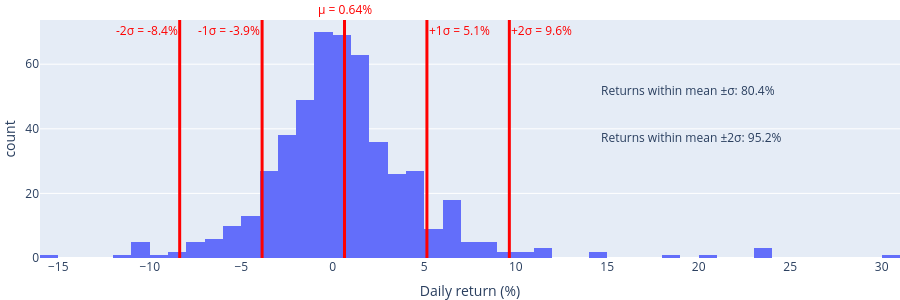

Notebook code for this chart:
### Markdown cell above
## Historical daily-return distribution

The sample mean estimates average daily return over this historical window.

The proportions within one and two standard deviations are measured directly
from the data.

### Code cell
μ, std = returns.mean(), returns.std()
fig = px.histogram(x=returns, nbins=50, width=900, height=300, labels={"x": "Daily return (%)"}).update_layout(margin=dict(l=5, r=00, t=20, b=10))
fig.add_vline(
    x=μ, line_color="red", line_width=3,
    annotation_text=f"μ = {μ:.2f}%",
    annotation_position="top",
    annotation_font_color="red"
)
fig.add_annotation(
    x=0.65, y=0.75, xref="paper", yref="paper",
    text=f"Returns within mean ±σ: {returns.between(μ - std, μ + std).mean():.1%}",
    showarrow=False, xanchor="left", yanchor="top"
)
fig.add_annotation(
    x=0.65, y=0.55, xref="paper", yref="paper",
    text=f"Returns within mean ±2σ: {returns.between(μ - 2*std, μ + 2*std).mean():.1%}",
    showarrow=False, xanchor="left", yanchor="top"
)
for n in (1, 2):
    for s in (+std, -std):
        fig.add_vline(
            x=μ + n*s, line_color="red", line_width=3,
            annotation_text=f"{'+' if s > 0 else '-'}{n}σ = {(μ + n*s):.1f}%",
            annotation_position=f"top {"right" if s > 0 else "left"}",
            annotation_font_color="red")
fig.show()
print(f"{returns.between(μ - std, μ + std).mean():.1%}")

### Figure 1 — Plotly figure (JSON) as saved in the notebook; plotly's stock layout.template omitted (floating-point values rounded to 4 significant figures; data arrays with more than 128 entries replaced by an {"elided": "..."} marker saying what was removed)
{"data": [{"bingroup": "x", "hovertemplate": "Daily return (%)=%{x}<br>count=%{y}<extra></extra>", "legendgroup": "", "marker": {"color": "#636efa", "pattern": {"shape": ""}}, "name": "", "nbinsx": 50, "orientation": "v", "showlegend": false, "type": "histogram", "x": {"elided": "501 float values"}, "xaxis": "x", "yaxis": "y"}], "layout": {"annotations": [{"font": {"color": "red"}, "showarrow": false, "text": "μ = 0.64%", "x": 0.6417, "xanchor": "center", "xref": "x", "y": 1, "yanchor": "bottom", "yref": "y domain"}, {"showarrow": false, "text": "Returns within mean ±σ: 80.4%", "x": 0.65, "xanchor": "left", "xref": "paper", "y": 0.75, "yanchor": "top", "yref": "paper"}, {"showarrow": false, "text": "Returns within mean ±2σ: 95.2%", "x": 0.65, "xanchor": "left", "xref": "paper", "y": 0.55, "yanchor": "top", "yref": "paper"}, {"font": {"color": "red"}, "showarrow": false, "text": "+1σ = 5.1%", "x": 5.146, "xanchor": "left", "xref": "x", "y": 1, "yanchor": "top", "yref": "y domain"}, {"font": {"color": "red"}, "showarrow": false, "text": "-1σ = -3.9%", "x": -3.862, "xanchor": "right", "xref": "x", "y": 1, "yanchor": "top", "yref": "y domain"}, {"font": {"color": "red"}, "showarrow": false, "text": "+2σ = 9.6%", "x": 9.65, "xanchor": "left", "xref": "x", "y": 1, "yanchor": "top", "yref": "y domain"}, {"font": {"color": "red"}, "showarrow": false, "text": "-2σ = -8.4%", "x": -8.366, "xanchor": "right", "xref": "x", "y": 1, "yanchor": "top", "yref": "y domain"}], "barmode": "relative", "height": 300, "legend": {"tracegroupgap": 0}, "margin": {"b": 10, "l": 5, "r": 0, "t": 20}, "shapes": [{"line": {"color": "red", "width": 3}, "type": "line", "x0": 0.6417, "x1": 0.6417, "xref": "x", "y0": 0, "y1": 1, "yref": "y domain"}, {"line": {"color": "red", "width": 3}, "type": "line", "x0": 5.146, "x1": 5.146, "xref": "x", "y0": 0, "y1": 1, "yref": "y domain"}, {"line": {"color": "red", "width": 3}, "type": "line", "x0": -3.862, "x1": -3.862, "xref": "x", "y0": 0, "y1": 1, "yref": "y domain"}, {"line": {"color": "red", "width": 3}, "type": "line", "x0": 9.65, "x1": 9.65, "xref": "x", "y0": 0, "y1": 1, "yref": "y domain"}, {"line": {"color": "red", "width": 3}, "type": "line", "x0": -8.366, "x1": -8.366, "xref": "x", "y0": 0, "y1": 1, "yref": "y domain"}], "width": 900, "xaxis": {"anchor": "y", "domain": [0, 1], "title": {"text": "Daily return (%)"}}, "yaxis": {"anchor": "x", "domain": [0, 1], "title": {"text": "count"}}}}
